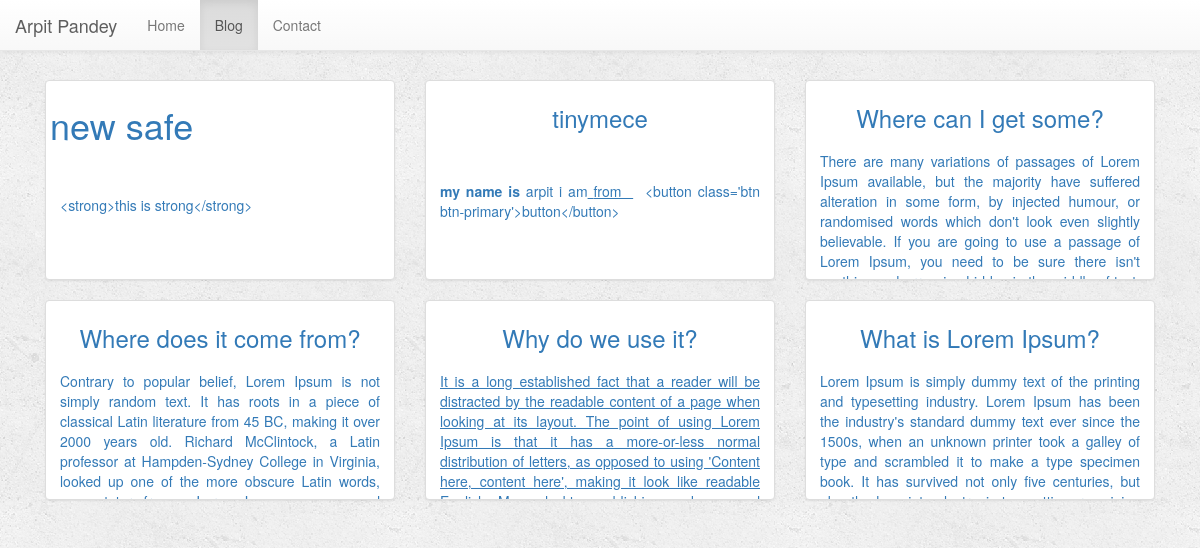
Screenshot of /blog/ with the database file from the repository.
### blog/models.py (models this page shows, shortened)
class BlogPost(models.Model):
	title = models.CharField(max_length=64)
	writer = models.CharField(max_length=30)
	date = models.DateTimeField()
	body = HTMLField()

### blog/views.py (the view)
def index(request):
	allPost = BlogPost.objects.all()[::-1]
	context = {'allPost': allPost}
	return render(request, 'index.html', context)

### blog/templates/index.html (shortened to what this page needs)
{% extends 'navBar.html' %}
{% load static %}
{% block activeBlog %}active{% endblock %}
{% block blog %}
	<link rel="stylesheet" href="{% static 'blog/style.css' %}">
	<div class="container">
		{% for title in allPost %}
			{% if title %}
				<div class="col-md-4">
					<a href="{% url 'blogid' title.id %}">
						<span class="thumbnail">
							<h3 class="text-center">{{ title.title|safe}}</h3>
							<p class="text-center">{{title.body|safe}}</p>
						</span>
					</a>
				</div>
			{% endif %}
		{% endfor %}
	</div>
{% endblock %}

### sharedtemplates/navBar.html (shortened to what this page needs)
<!DOCTYPE html>
<html lang="en">
	<head>
		<link rel="stylesheet" href="https://maxcdn.bootstrapcdn.com/bootstrap/3.3.7/css/bootstrap.min.css">
		<link rel="stylesheet" href="https://maxcdn.bootstrapcdn.com/bootstrap/3.3.7/css/bootstrap-theme.min.css">
	</head>
	<body>
		<nav class="navbar navbar-default navbar-fixed-top">
			<div class="container-fluid">
				<div class="navbar-header">
					<a class="navbar-brand" href="#">Arpit Pandey</a>
				</div>
				<div id="navbar" class="navbar-collapse collapse">
					<ul class="nav navbar-nav">
						<li class="{% block activeHome %}{% endblock %}"><a href="#">Home</a></li>
						<li class="{% block activeBlog %}{% endblock %}"><a href="{% url 'index' %}">Blog</a></li>
						<li class="{% block activeContact %}{% endblock %}"><a href="#">Contact</a></li>
					</ul>
					</div>
					</div>
				</nav>
				{% block blog %}
				{% endblock %}
			</body>
		</html>

### blog/static/blog/style.css (style rules this page uses)
body { background: white url("../images/background.png"); padding-top: 70px; }
.container { margin-top: 10px; }
.thumbnail { height: 200px; overflow: hidden !important; }
.thumbnail p { padding : 10px; text-align: justify; }

### rows the page displays
BlogPost: title "new safe", body "<strong>this is strong</strong>"
BlogPost: title "tinymece", body "my name is arpit i am from <button class='btn btn-primary'>button</button>"
BlogPost: title "Where can I get some?", body "There are many variations of passages of Lorem Ipsum available, but the majority have suffered alteration in some form, by injected humour, or randomised words which don't look even slightly believable. If you are going to use a passage of Lorem Ipsum, you need to be sure there isn't…"
BlogPost: title "Where does it come from?", body "Contrary to popular belief, Lorem Ipsum is not simply random text. It has roots in a piece of classical Latin literature from 45 BC, making it over 2000 years old. Richard McClintock, a Latin professor at Hampden-Sydney College in Virginia, looked up one of the more obscure Latin words,…"
BlogPost: title "Why do we use it?", body "It is a long established fact that a reader will be distracted by the readable content of a page when looking at its layout. The point of using Lorem Ipsum is that it has a more-or-less normal distribution of letters, as opposed to using 'Content here, content here', making it look like readable…"
BlogPost: title "What is Lorem Ipsum?", body "Lorem Ipsum is simply dummy text of the printing and typesetting industry. Lorem Ipsum has been the industry's standard dummy text ever since the 1500s, when an unknown printer took a galley of type and scrambled it to make a type specimen book. It has survived not only five centuries, but…"
